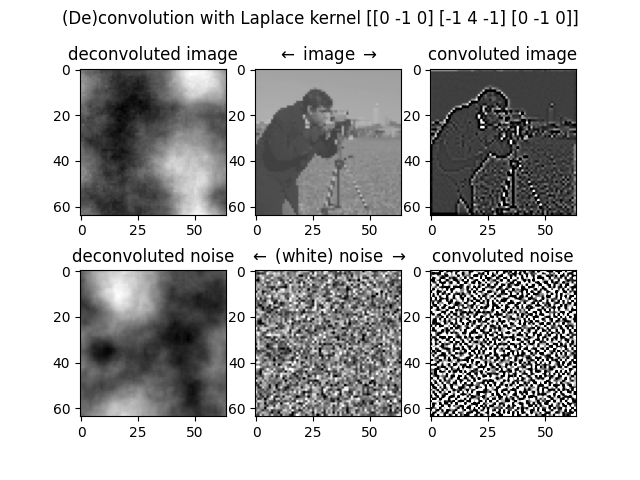

Write the Python code that produced this figure.
import numpy as np
import matplotlib.pyplot as plt
#from scipy.signal import convolve2d, deconvolve2d
from scipy import fftpack
from skimage import data

img = data.camera()
skip = max(img.shape[0], img.shape[0]) // 64
img = img[::skip,::skip]
print(np.max(img), np.min(img))
(m,n) = img.shape
noise = np.random.randn(m,n)

laplace_operator = np.zeros((m,n,m,n), dtype=noise.dtype)

for i in range(m):
    for j in range(n):
        laplace_operator[i,j,i,j] = 4
        laplace_operator[i, j, (i-1)%m, j] = -1
        laplace_operator[i, j, i, (j-1)%n] = -1
        laplace_operator[i, j, (i+1)%m, j] = -1
        laplace_operator[i, j, i, (j+1)%n] = -1


W = np.resize(laplace_operator, (m*n, m*n))
z1 = noise.flatten()
z2 = img.flatten()

deconvoluted_noise = np.resize(np.linalg.solve(W, z1), (m,n))
convoluted_noise = np.resize(W @ z1, (m,n))

deconvoluted_img = np.resize(np.linalg.solve(W, z2), (m,n))
convoluted_img = np.resize(W @ z2, (m,n))

fig, ((ax1,ax2,ax3), (ax4,ax5,ax6)) = plt.subplots(2,3)

diff = np.max(img) - np.min(img)
mi = np.min(img) - diff/2
ma = np.max(img) + diff/2
ax1.imshow(deconvoluted_img, cmap=plt.cm.gray)
ax1.set_title("deconvoluted image")
ax2.imshow(img, cmap=plt.cm.gray, vmin=mi, vmax=ma)
ax2.set_title("$\\leftarrow$ image $\\rightarrow$")
ax3.imshow(convoluted_img, cmap=plt.cm.gray, vmin=mi, vmax=ma)
ax3.set_title("convoluted image")
fig.suptitle("(De)convolution with Laplace kernel [[0 -1 0] [-1 4 -1] [0 -1 0]]")

ax4.imshow(deconvoluted_noise, cmap=plt.cm.gray)
ax4.set_title("deconvoluted noise")
ax5.imshow(noise, cmap=plt.cm.gray, vmin=-2, vmax=2)
ax5.set_title("$\\leftarrow$ (white) noise $\\rightarrow$")
ax6.imshow(convoluted_noise, cmap=plt.cm.gray, vmin=-2, vmax=2)
ax6.set_title("convoluted noise")

plt.show()
